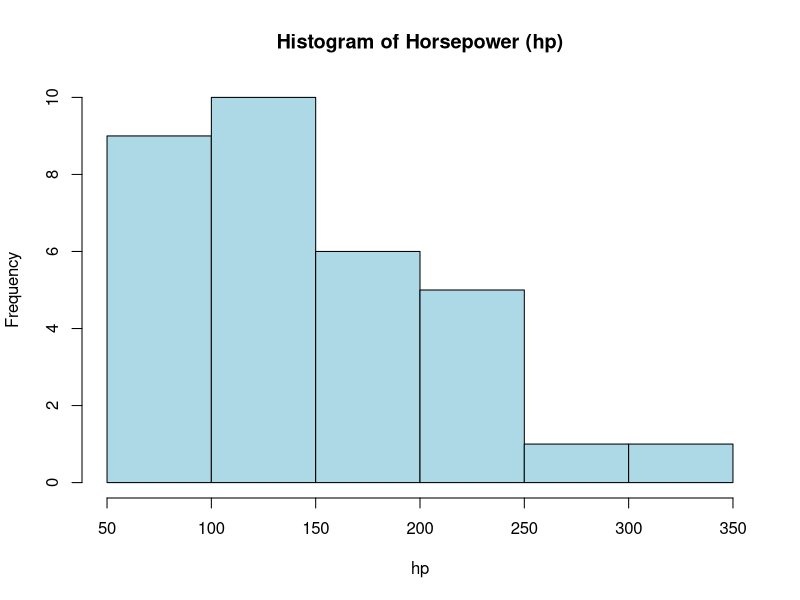
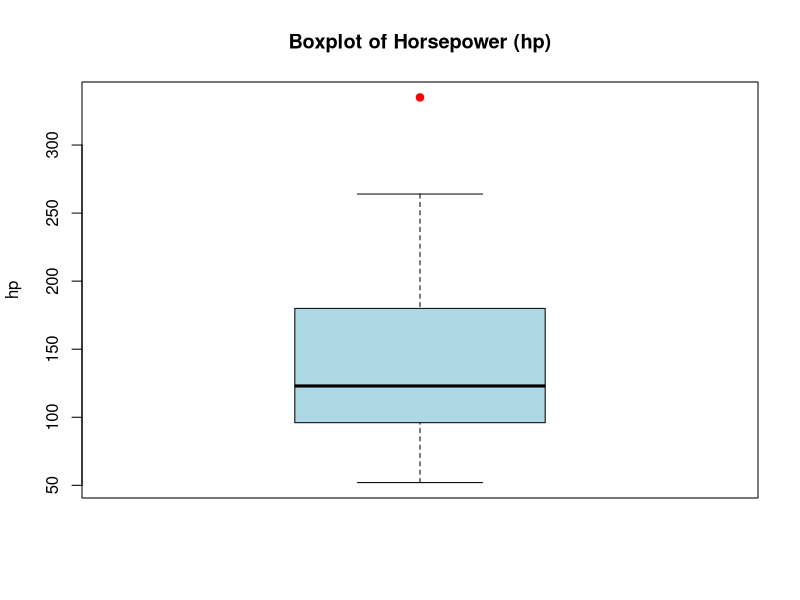
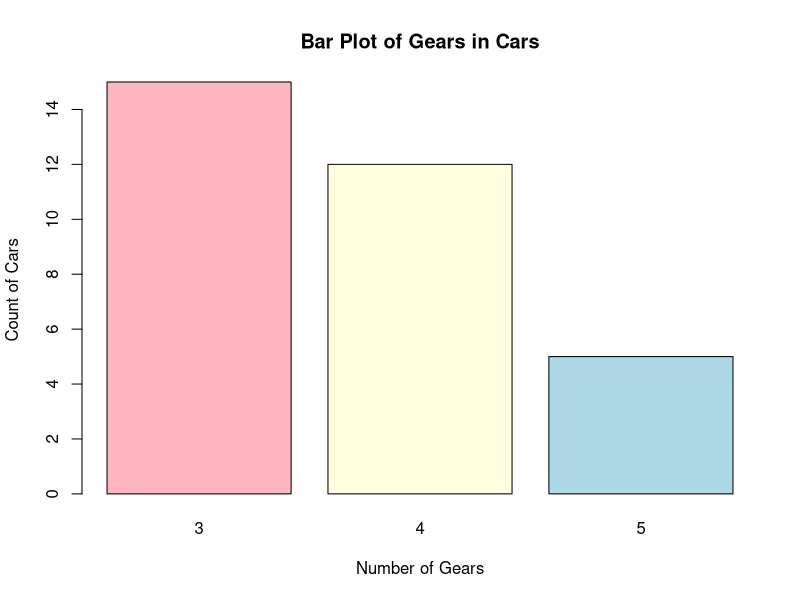
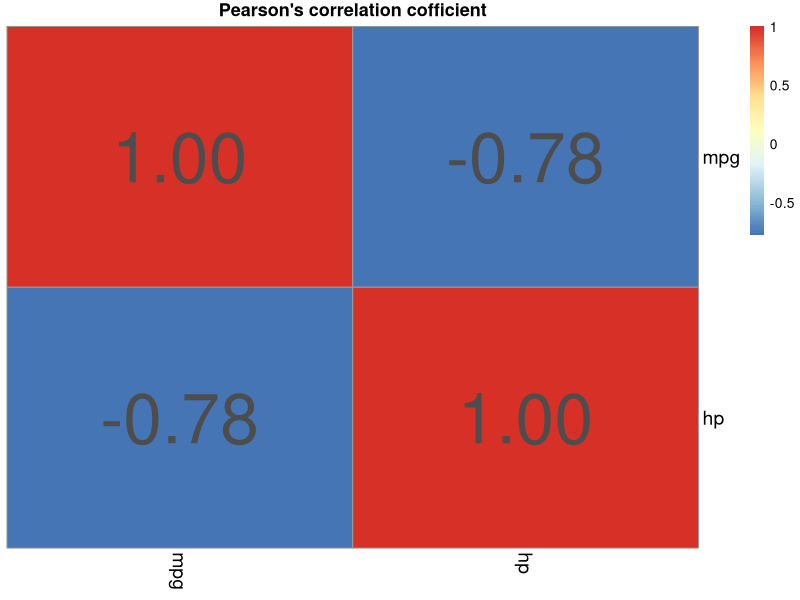
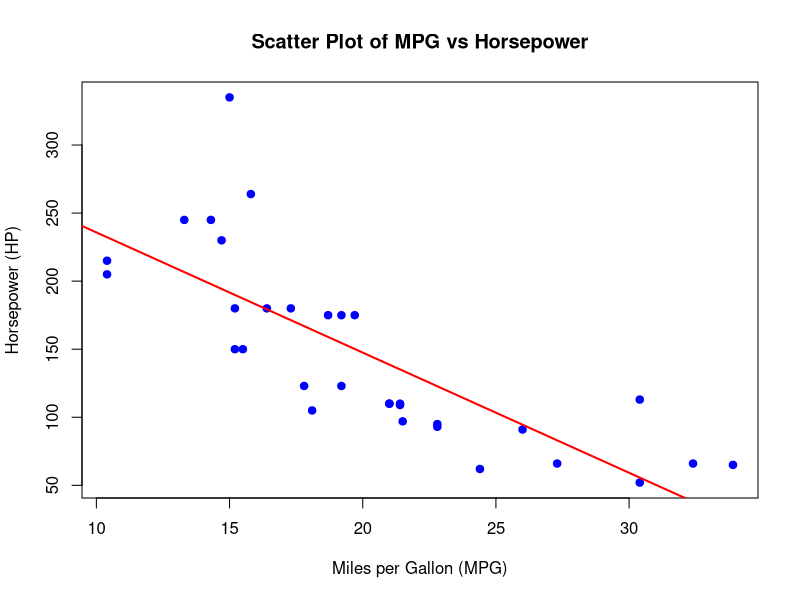
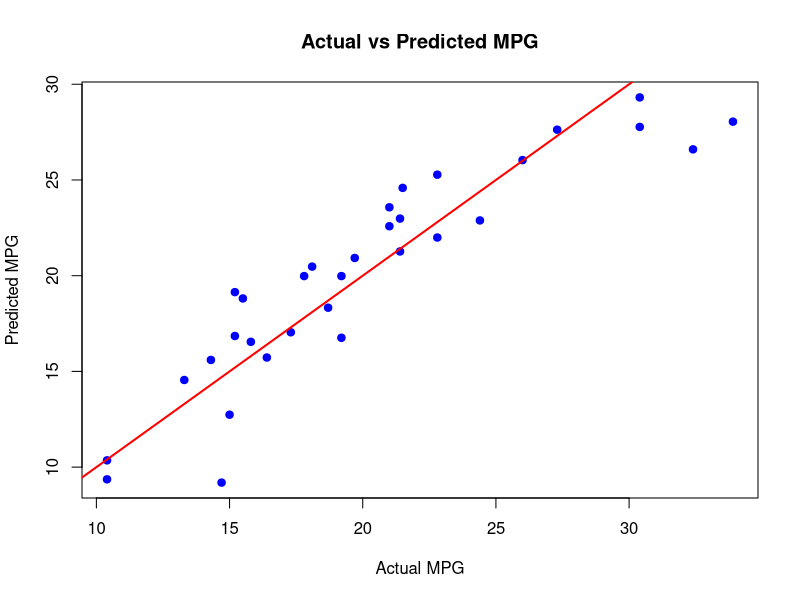
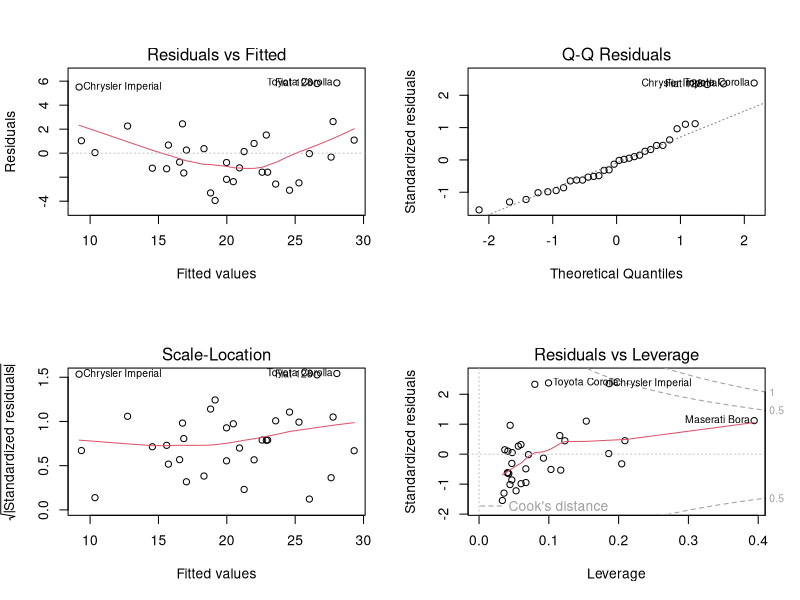
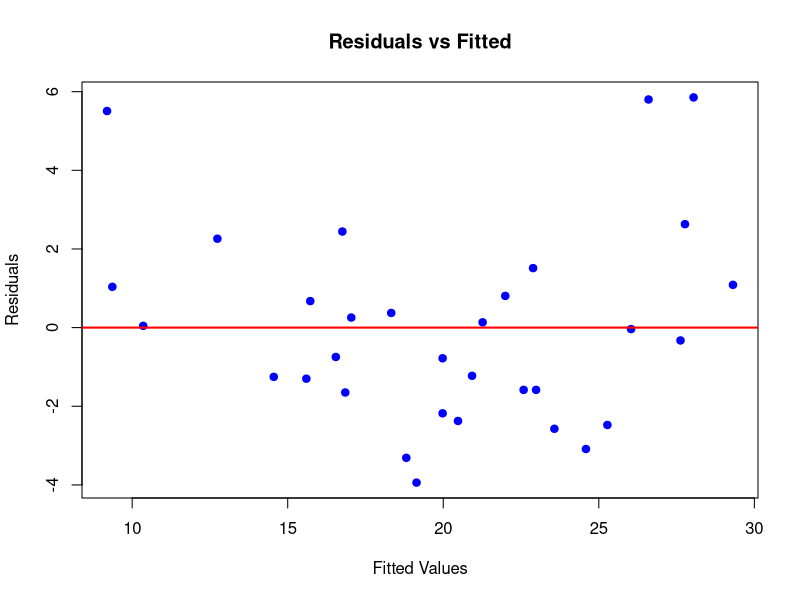

The R script that drew these images, in order:
# Install Required Packages
if (!require(psych)) install.packages("psych", dependencies = TRUE)
if (!require(pheatmap)) install.packages("pheatmap", dependencies = TRUE)

# Load libraries
library(psych)
library(pheatmap)

##################################### UNIVARIATE ANALYSIS #####################################

##### 1. Data Overview #####

# Load the mtcars dataset
data(mtcars)

# Display the structure of the dataset
str(mtcars)

# Calculate the number of observations (rows) and variables (columns)
num_observations <- nrow(mtcars)
num_variables <- ncol(mtcars)
print(paste("Number of observations:", num_observations))
print(paste("Number of variables:", num_variables))


##### 2. Summary Statistics #####

# Numerical variable (hp)
num_var <- mtcars$hp

# Calculate summary statistics
mean_value <- mean(num_var)  # Mean
median_value <- median(num_var)  # Median
sd_value <- sd(num_var)  # Standard deviation
min_value <- min(num_var)  # Minimum
max_value <- max(num_var)  # Maximum

# Summary statistics table
summary_table <- data.frame(
  Statistic = c("Mean", "Median", "Standard Deviation", "Minimum", "Maximum"),
  Value = c(mean_value, median_value, sd_value, min_value, max_value)
)
print(summary_table)

# View dataframe
num_var_desc <- describe(mtcars)
hp_desc <- num_var_desc["hp", ]
View(as.data.frame(hp_desc))


##### 3. Distribution Visualization #####

# Histogram
hist(num_var,col='lightblue',main=paste("Histogram of Horsepower (hp)"),
     xlab="hp", ylab="Frequency")

# Boxplot
boxplot(num_var, col='lightblue',outpch=19,outcol='red',
        main=paste("Boxplot of Horsepower (hp)"), ylab="hp")


##### 4. Categorical Variable Analysis #####

# Categorical variable (gear)
cat_var <- mtcars$gear

# Create a table of counts for each category in the 'gear' variable
gear_counts <- table(cat_var)

# Bar Plot
barplot(gear_counts, 
        col = c("lightpink", "lightyellow", "lightblue"),
        main = "Bar Plot of Gears in Cars", 
        xlab = "Number of Gears", 
        ylab = "Count of Cars", 
        border = "black")



##################################### MULTIIVARIATE ANALYSIS #####################################


##### 5. Correlation Analysis #####

# Two numerical variables 'mpg' and 'hp'
mpg <- mtcars$mpg
hp <- mtcars$hp

# Pearson correlation coefficient
correlation <- cor(mpg, hp)
print(paste("Pearson correlation coefficient between mpg and hp:", correlation))

# Correlation matrix & Heat Map for all numerical variables
corr_matrix = cor(mtcars[, c("mpg", "hp")])
pheatmap(corr_matrix,display_numbers=TRUE,fontsize_number = 50,fontsize_col=14,  
         legend = TRUE, cluster_rows = FALSE,cluster_cols = FALSE,fontsize_row=14,
         main="Pearson's correlation cofficient")


##### 6. Scatter Plot Visualization #####

# Scatter plot
plot(mpg, hp, 
     main = "Scatter Plot of MPG vs Horsepower", 
     xlab = "Miles per Gallon (MPG)", 
     ylab = "Horsepower (HP)", 
     pch = 19,
     col = "blue")

# Add a trend line
reg_line = abline(lm(hp ~ mpg), col = "red", lwd = 2)


##### 7. Multiple Regression #####

# Fit the linear regression model
# Predicting mpg using hp and wt
model <- lm(mpg ~ hp + wt, data = mtcars)

# Model summary
summary(model)

# Predicted values
predicted <- predict(model)

# Actual vs Predicted plot
plot(mtcars$mpg, predicted, 
     xlab = "Actual MPG", 
     ylab = "Predicted MPG", 
     main = "Actual vs Predicted MPG", 
     pch = 19, col = "blue")
abline(a = 0, b = 1, col = "red", lwd = 2)  # Add a 45-degree reference line


##### 8. Model Diagnostics #####

# Generate diagnostic plots
par(mfrow = c(2, 2))  # Arrange plots in a 2x2 grid
plot(model)
par(mfrow=c(1,1)) # Reset 

# Residuals vs Fitted Plot
plot(model$fitted.values, residuals(model), 
     main = "Residuals vs Fitted", 
     xlab = "Fitted Values", 
     ylab = "Residuals", 
     pch = 19, col = "blue")
abline(h = 0, col = "red", lwd = 2)  # Horizontal reference line


# Q-Q Plot (Check for Normality)
qqnorm(residuals(model), 
       main = "Normal Q-Q Plot", 
       pch = 19, col = "blue")
qqline(residuals(model), col = "red", lwd = 2)  # Add Q-Q reference line


# Shapiro-Wilk test for normality
shapiro.test(residuals(model))  



##################################### ADVANCED ANALYSIS #####################################

##### 9. Principal Component Analysis (PCA) #####

# Select numerical variables from the dataset
numerical_data <- mtcars[, sapply(mtcars, is.numeric)]

# Standardize the data
scaled_data <- scale(numerical_data)

# Perform PCA
pca_result <- prcomp(scaled_data, center = TRUE, scale. = TRUE)

# Summary of PCA to see explained variance
pca_summary <- summary(pca_result)
print(pca_summary)

# Extract explained variance
explained_variance <- pca_summary$importance[2, ]  # Proportion of Variance
cumulative_variance <- pca_summary$importance[3, ]  # Cumulative Proportion

# Barplot for explained variance
barplot_heights <- barplot(explained_variance, 
                           main = "Scree Plot with bars for explained variance", 
                           xlab = "Principal Components", 
                           ylab = "Proportion of Variance Explained", 
                           col = "skyblue", 
                           ylim = c(0, 1), 
                           names.arg = paste0("PC", 1:length(explained_variance)))

# Add points and lines for the scree plot
points(barplot_heights, explained_variance, type = "b", 
       col = "red", pch = 19, lwd = 2)


# Plot cumulative explained variance
plot(cumulative_variance, type = "b", 
     main = "Cumulative Explained Variance", 
     xlab = "Principal Components", 
     ylab = "Cumulative Proportion of Variance Explained", 
     pch = 19, col = "blue", ylim = c(0, 1))
abline(h = 0.8, col = "red", lty = 2)  # Reference line for 80% cumulative variance


##### 10. Principal Component Analysis (PCA) #####

# Loadings (contribution of each variable to the PCs)
loadings <- pca_result$rotation[, 1:2]
print(loadings)

# Biplot of PC1 and PC2
biplot(pca_result, main="PCA Biplot", cex=0.5)

# Create a biplot
biplot(pca_result, scale = 0, 
       main = "Biplot of PCA Results", 
       col = c("lightblue", "red"))


# Success message
print("CODE RUN SUCCESSFULL!")

